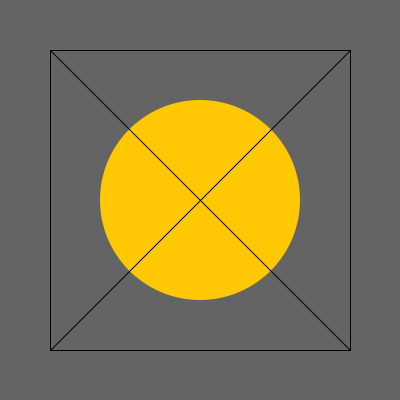
Frame 1 (no input)
Frame 60 (the mouse pressed at the canvas centre just before this capture): identical to frame 1, image omitted
Frame 120 (the mouse held since frame 60 and released just before this capture): identical to frame 1, image omitted

The Processing sketch that drew this single still picture (run headless with seeded random() and noise(); from frame 60 on, the mouse is pressed at the canvas centre):

// Processing sketch: basic_01B
// ── basic_01B.pde
/* Zhang Liqun@SJTU IDM
*/

void setup() {
  size(400,400);  
}

void draw() {
  background(100);

  // draw orange circle  
  fill(255,200,0);
  noStroke();
  ellipse(200,200, 200,200);  

  // draw rectangle with black outline
  noFill();
  stroke(0,0,0);
  rect(50,50, 300,300);
  
  // draw lines from corners of rectangle
  line(50,50, 350,350);
  line(350,50, 50,350);
}
